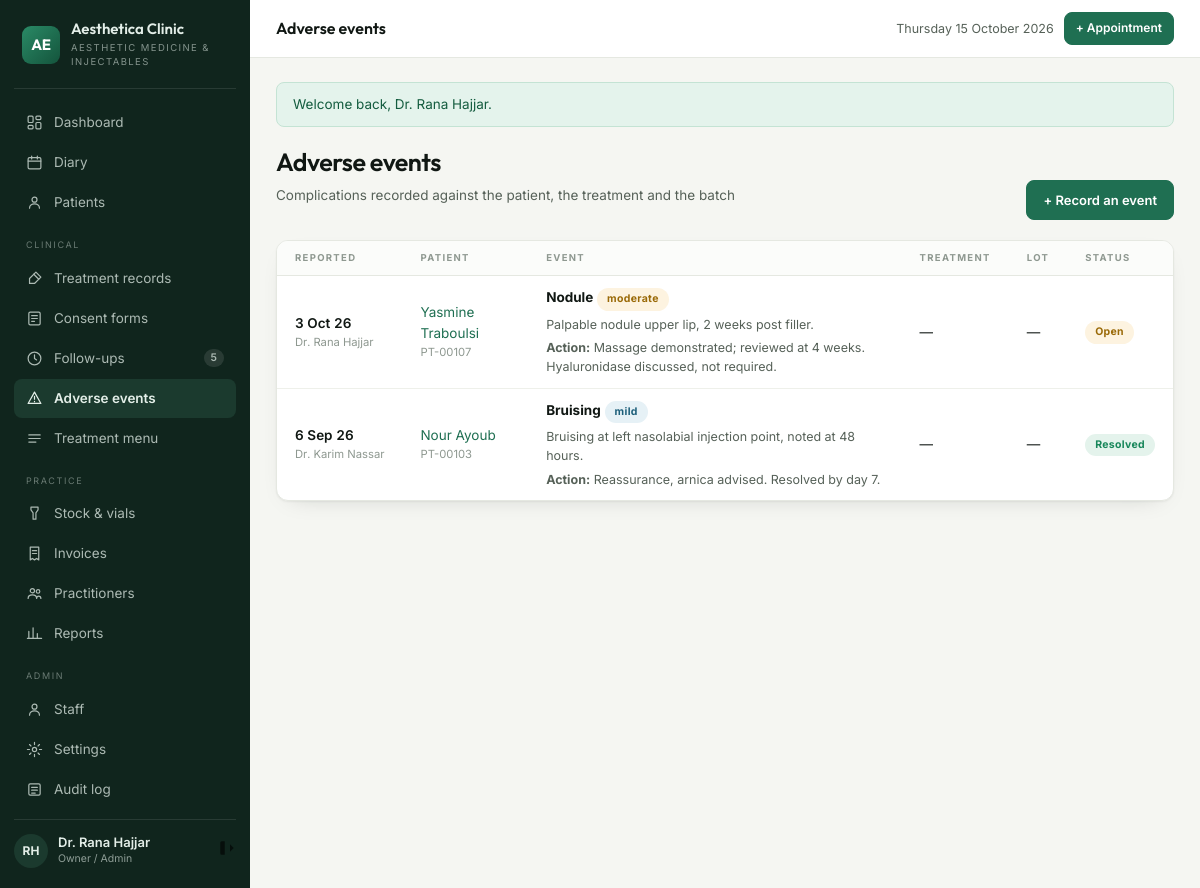
The page /events (signed in) on the database its author committed.
### tables this page shows
CREATE TABLE `adverse_events` (
  `id` int(10) unsigned NOT NULL AUTO_INCREMENT,
  `patient_id` int(10) unsigned NOT NULL,
  `treatment_record_id` int(10) unsigned DEFAULT NULL,
  `type` varchar(100) NOT NULL COMMENT 'bruising, swelling, nodule, vascular occlusion…',
  `severity` enum('mild','moderate','severe') NOT NULL DEFAULT 'mild',
  `description` text DEFAULT NULL,
  `action_taken` text DEFAULT NULL,
  `resolved` tinyint(1) NOT NULL DEFAULT 0,
  `reported_at` datetime NOT NULL DEFAULT current_timestamp(),
  `reported_by` int(10) unsigned DEFAULT NULL,
  PRIMARY KEY (`id`),
  KEY `ix_ae_patient` (`patient_id`),
  KEY `fk_ae_record` (`treatment_record_id`),
  KEY `fk_ae_user` (`reported_by`),
  CONSTRAINT `fk_ae_patient` FOREIGN KEY (`patient_id`) REFERENCES `patients` (`id`) ON DELETE CASCADE,
  CONSTRAINT `fk_ae_record` FOREIGN KEY (`treatment_record_id`) REFERENCES `treatment_records` (`id`) ON DELETE SET NULL,
  CONSTRAINT `fk_ae_user` FOREIGN KEY (`reported_by`) REFERENCES `users` (`id`) ON DELETE SET NULL
);

CREATE TABLE `users` (
  `id` int(10) unsigned NOT NULL AUTO_INCREMENT,
  `role_id` tinyint(3) unsigned NOT NULL,
  `full_name` varchar(120) NOT NULL,
  `email` varchar(160) NOT NULL,
  `password_hash` varchar(255) NOT NULL,
  `phone` varchar(40) DEFAULT NULL,
  `avatar_initials` varchar(4) DEFAULT NULL,
  `is_active` tinyint(1) NOT NULL DEFAULT 1,
  `last_login_at` datetime DEFAULT NULL,
  `created_at` datetime NOT NULL DEFAULT current_timestamp(),
  `updated_at` datetime NOT NULL DEFAULT current_timestamp() ON UPDATE current_timestamp(),
  PRIMARY KEY (`id`),
  UNIQUE KEY `uq_users_email` (`email`),
  KEY `ix_users_role` (`role_id`),
  CONSTRAINT `fk_users_role` FOREIGN KEY (`role_id`) REFERENCES `roles` (`id`)
);

CREATE TABLE `patients` (
  `id` int(10) unsigned NOT NULL AUTO_INCREMENT,
  `code` varchar(20) NOT NULL COMMENT 'human reference, e.g. PT-00142',
  `full_name` varchar(140) NOT NULL,
  `date_of_birth` date DEFAULT NULL,
  `gender` enum('female','male','other') DEFAULT NULL,
  `phone` varchar(40) NOT NULL,
  `email` varchar(160) DEFAULT NULL,
  `address` varchar(255) DEFAULT NULL,
  `source` enum('instagram','referral','walk_in','google','facebook','other') NOT NULL DEFAULT 'other',
  `notes` text DEFAULT NULL,
  `created_by` int(10) unsigned DEFAULT NULL,
  `created_at` datetime NOT NULL DEFAULT current_timestamp(),
  `updated_at` datetime NOT NULL DEFAULT current_timestamp() ON UPDATE current_timestamp(),
  PRIMARY KEY (`id`),
  UNIQUE KEY `uq_patients_code` (`code`),
  KEY `ix_patients_name` (`full_name`),
  KEY `ix_patients_phone` (`phone`),
  KEY `fk_patients_user` (`created_by`),
  CONSTRAINT `fk_patients_user` FOREIGN KEY (`created_by`) REFERENCES `users` (`id`) ON DELETE SET NULL
);

### app/Core/View.php (called while the page is built, shortened)
<?php
final class View
{
    private static string $base = '';
    public static function setBase(string $base): void
    {
        self::$base = rtrim($base, '/');
    }
    public static function url(string $path = '/'): string
    {
        return self::$base . '/' . ltrim($path, '/');
    }
    public static function render(string $template, array $data = []): void
    {
        $content = self::capture($template, $data);
    }
    public static function capture(string $template, array $data = []): string
    {
        extract($data, EXTR_SKIP);
        require __DIR__ . "/../Views/$template.php";
        return (string) ob_get_clean();
    }
}

### app/Core/Controller.php (called while the page is built, shortened)
<?php
abstract class Controller
{
    protected function view(string $template, array $data = []): void
    {
        View::render($template, $data);
    }
}

### app/Controllers/EventController.php (called while the page is built, shortened)
<?php
final class EventController extends Controller
{
    public function index(): void
    {
        $this->view('events/index', [
            'title' => 'Adverse events',
            'events' => DB::all(
                'SELECT e.*, p.full_name AS patient_name, p.code, u.full_name AS reporter,
                        t.name AS treatment_name, b.lot_number
                   FROM adverse_events e
                   JOIN patients p ON p.id = e.patient_id
                   LEFT JOIN users u ON u.id = e.reported_by
                   LEFT JOIN treatment_records r ON r.id = e.treatment_record_id
                   LEFT JOIN treatments t ON t.id = r.treatment_id
                   LEFT JOIN treatment_record_items i ON i.treatment_record_id = r.id
                   LEFT JOIN batches b ON b.id = i.batch_id
                  GROUP BY e.id
                  ORDER BY e.reported_at DESC'
            ),
        ]);
    }
}

### public/index.php (called while the page is built, shortened)
<?php
require __DIR__ . '/../app/Core/View.php';
require __DIR__ . '/../app/helpers.php';
$config = require __DIR__ . '/../config/config.php';
date_default_timezone_set($config['app']['timezone']);
$uri = $_SERVER['REQUEST_URI'] ?? '/';
$router = new Router();
try {
    $router->dispatch($_SERVER['REQUEST_METHOD'] ?? 'GET', $uri ?: '/');
} catch (Throwable $e) {
    http_response_code(500);
    if ($config['app']['debug']) {
        echo '<pre style="padding:20px;font:13px/1.6 monospace">'
            . htmlspecialchars($e->getMessage() . "\n\n" . $e->getTraceAsString()) . '</pre>';
    } else {
        View::render('errors/500', ['title' => 'Something went wrong']);
    }
}

### app/helpers.php (called while the page is built, shortened)
<?php
if (!function_exists('e')) {
    function e(mixed $value): string
    {
        return htmlspecialchars((string) $value, ENT_QUOTES | ENT_SUBSTITUTE, 'UTF-8');
    }
}
if (!function_exists('url')) {
    function url(string $path = '/'): string
    {
        return View::url($path);
    }
}
if (!function_exists('d')) {
    function d(?string $value, string $format = 'j M Y'): string
    {
        return $value ? date($format, strtotime($value)) : '—';
    }
}
if (!function_exists('statusClass')) {
    function statusClass(string $status): string
    {
        return match ($status) {
            'completed' => 'ok',
            'in_room'   => 'live',
            'arrived'   => 'live',
            'confirmed' => 'info',
            'booked'    => 'muted',
            'no_show'   => 'bad',
            'cancelled' => 'bad',
            'paid'      => 'ok',
            'partial'   => 'warn',
            'unpaid'    => 'bad',
            'void'      => 'muted',
            'pending'   => 'warn',
            'done'      => 'ok',
            'dismissed' => 'muted',
            'mild'      => 'info',
            'moderate'  => 'warn',
            'severe'    => 'bad',
            default     => 'muted',
        };
    }
}

### app/Core/Database.php (called while the page is built, shortened)
<?php
final class Database
{
    private static ?PDO $pdo = null;
    public static function connect(array $cfg): void
    {
        $dsn = "mysql:host={$cfg['host']};dbname={$cfg['name']};charset={$cfg['charset']}";
        self::$pdo = new PDO($dsn, $cfg['user'], $cfg['pass'], [
            PDO::ATTR_ERRMODE            => PDO::ERRMODE_EXCEPTION,
            PDO::ATTR_DEFAULT_FETCH_MODE => PDO::FETCH_ASSOC,
            PDO::ATTR_EMULATE_PREPARES   => false,
        ]);
    }
    public static function pdo(): PDO
    {
        return self::$pdo;
    }
    public static function run(string $sql, array $params = []): PDOStatement
    {
        $stmt = self::pdo()->prepare($sql);
        $stmt->execute($params);
        return $stmt;
    }
    public static function all(string $sql, array $params = []): array
    {
        return self::run($sql, $params)->fetchAll();
    }
}

### app/Views/events/index.php (the view, shortened to what this page needs)
<div class="ph">
  <div><h1>Adverse events</h1>
    <p class="lead">Complications recorded against the patient, the treatment and the batch</p></div>
  <div class="actions"><a class="btn" href="<?= url('/events/create') ?>">+ Record an event</a></div>
</div>
<div class="card"><div class="tw">
  <table>
    <thead><tr><th>Reported</th><th>Patient</th><th>Event</th><th>Treatment</th><th>Lot</th><th>Status</th></tr></thead>
    <tbody>
    <?php foreach ($events as $ev): ?>
      <tr>
        <td class="time"><?= d($ev['reported_at'], 'j M y') ?>
          <small style="display:block;color:var(--faint);font-weight:400"><?= e($ev['reporter'] ?? '') ?></small></td>
        <td><a href="<?= url('/patients/' . $ev['patient_id']) ?>"><?= e($ev['patient_name']) ?></a>
          <small style="display:block;color:var(--faint)"><?= e($ev['code']) ?></small></td>
        <td><strong><?= e($ev['type']) ?></strong>
          <span class="pill <?= statusClass($ev['severity']) ?>"><?= e($ev['severity']) ?></span>
          <div style="font-size:12.5px;color:var(--muted);margin-top:4px"><?= e($ev['description']) ?></div>
          <?php if ($ev['action_taken']): ?>
            <div style="font-size:12.5px;color:var(--muted);margin-top:4px">
              <strong>Action:</strong> <?= e($ev['action_taken']) ?></div>
          <?php endif; ?></td>
        <td><?= e($ev['treatment_name'] ?? '—') ?></td>
        <td><?= $ev['lot_number'] ? '<code>' . e($ev['lot_number']) . '</code>' : '—' ?></td>
        <td><span class="pill <?= $ev['resolved'] ? 'ok' : 'warn' ?>">
          <?= $ev['resolved'] ? 'Resolved' : 'Open' ?></span></td>
      </tr>
    <?php endforeach; ?>
    </tbody>
  </table>
</div></div>

### app/Core/Router.php (shortened to what this page needs)
<?php
final class Router
{
    private array $routes = ['GET' => [], 'POST' => []];
    private function add(string $method, string $pattern, string $handler, ?string $permission): void
    {
        $regex = '#^' . preg_replace('#\{[a-z_]+\}#', '([0-9]+)', rtrim($pattern, '/')) . '/?$#';
        [$controller, $action] = explode('@', $handler);
        $this->routes[$method][] = [$regex, $controller, $action, $permission];
    }
    public function dispatch(string $method, string $uri): void
    {
        $path = '/' . trim(parse_url($uri, PHP_URL_PATH) ?: '/', '/');
        foreach ($this->routes[$method] ?? [] as [$regex, $controller, $action, $permission]) {
            if (!preg_match($regex, $path, $m)) {
                continue;
            }
            array_shift($m);
            (new $class())->{$action}(...array_map('intval', $m));
            return;
        }
    }
}

### public/assets/css/app.css (style rules this page uses)
:root { --bg:#f5f6f2; --panel:#ffffff; --side:#10251d; --side-2:#1b3a2e; --sidefg:#e3eee8; --fg:#101713; --muted:#566158; --faint:#8e9890; --line:#e5e8e1; --line-soft:#eef0ea; --a1:#1f6f52; --a2:#14543c; --aink:#ffffff; --soft:#e6f1ea; --warn:#9a6a08; --warn-bg:#fdf3e0; --bad:#a4302a; --bad-bg:#fbecea; --ok:#17865a; --ok-bg:#e4f3ec; --info:#1d5f7a; --info-bg:#e6f1f6; --radius:8px; --radius-lg:12px; --shadow:0 1px 2px rgba(16,23,19,.05), 0 8px 24px -16px rgba(16,23,19,.25); --sans:'Inter',-apple-system,BlinkMacSystemFont,'Segoe UI',Roboto,sans-serif; --display:'Outfit','Inter',sans-serif; }
*,*::before,*::after { box-sizing:border-box }
body { margin:0;background:var(--bg);color:var(--fg);font-family:var(--sans); font-size:14px;line-height:1.55;-webkit-font-smoothing:antialiased }
a { color:var(--a1);text-decoration:none }
h1,h2,h3,h4 { font-family:var(--display);font-weight:600;letter-spacing:-.02em;margin:0 }
.ph { display:flex;flex-wrap:wrap;gap:14px;align-items:flex-end;justify-content:space-between; margin-bottom:20px }
.ph h1 { font-size:25px }
.ph .lead { color:var(--muted);font-size:13.5px;margin-top:4px }
.ph .actions { display:flex;gap:8px;flex-wrap:wrap }
.btn { display:inline-flex;align-items:center;gap:7px;background:var(--a1);color:var(--aink); border:1px solid var(--a1);border-radius:var(--radius);padding:9px 16px;font-size:13px; font-weight:600;cursor:pointer;font-family:var(--sans);text-decoration:none;white-space:nowrap }
.card { background:var(--panel);border:1px solid var(--line);border-radius:var(--radius-lg); box-shadow:var(--shadow);overflow:hidden }
.tw { overflow-x:auto }
table { width:100%;border-collapse:collapse }
th { text-align:left;font-size:9.5px;letter-spacing:.14em;text-transform:uppercase;color:var(--faint); font-weight:700;padding:10px 18px;border-bottom:1px solid var(--line);white-space:nowrap; background:#fbfcfa }
td { padding:11px 18px;border-bottom:1px solid var(--line-soft);vertical-align:middle;font-size:13.5px }
tbody tr:last-child td { border-bottom:0 }
td.time { font-variant-numeric:tabular-nums;font-weight:600;white-space:nowrap }
.pill { display:inline-block;padding:3px 10px;border-radius:99px;font-size:10.5px;font-weight:700; letter-spacing:.03em;white-space:nowrap }
.pill.ok { background:var(--ok-bg);color:var(--ok) }
.pill.warn { background:var(--warn-bg);color:var(--warn) }
.pill.info { background:var(--info-bg);color:var(--info) }

### rows shown on the page
adverse_events: reported_at "3 Oct 26", reported_by.full_name "Dr. Rana Hajjar", patient.full_name "Yasmine Traboulsi", patient.code "PT-00107", type "Nodule", severity "moderate", description "Palpable nodule upper lip, 2 weeks post filler.", action_taken "Massage demonstrated; reviewed at 4 weeks. Hyaluronidase discussed, not required.", treatment_name "—", resolved "Open"
adverse_events: reported_at "6 Sep 26", reported_by.full_name "Dr. Karim Nassar", patient.full_name "Nour Ayoub", patient.code "PT-00103", type "Bruising", severity "mild", description "Bruising at left nasolabial injection point, noted at 48 hours.", action_taken "Reassurance, arnica advised. Resolved by day 7.", treatment_name "—", resolved "Resolved"

### other values the page prints
setting('clinic_name', 'Aesthetica') "Aesthetica Clinic"
setting('clinic_tagline', 'Clinic Suite') "AESTHETIC MEDICINE & INJECTABLES"
$due "5"
$f['message'] "Welcome back, Dr. Rana Hajjar."
